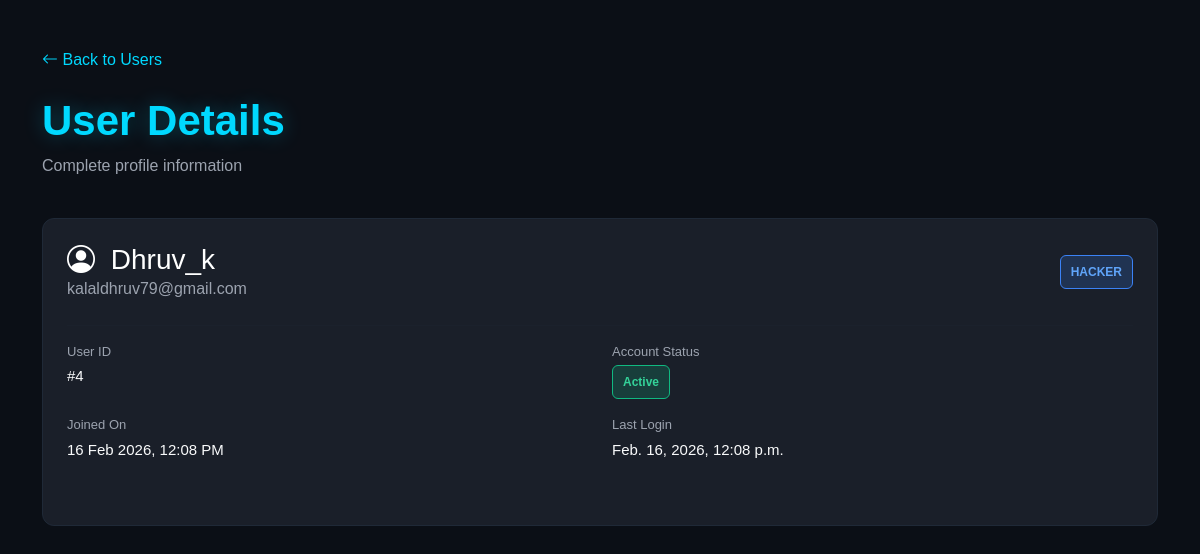
/Root/Manage_users/4/ (signed in), run on an earlier commit of the app's database.
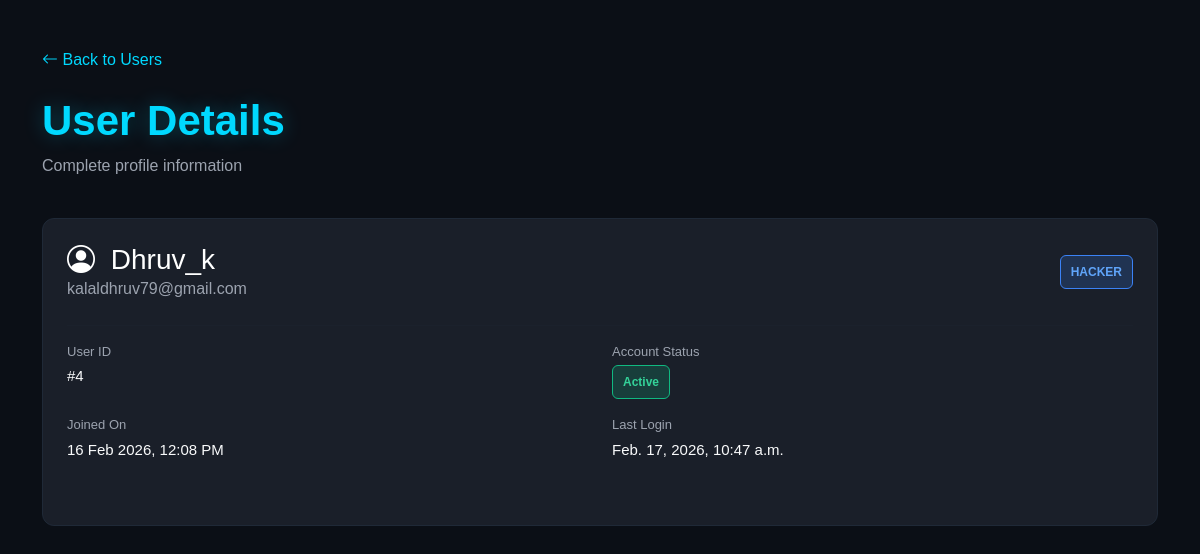
And on a later commit of the database.
### app1/models.py (models this page shows, shortened)
class User(AbstractUser):
    username = models.CharField(unique=True,max_length=50)
    email = models.EmailField(unique=True)
    role = models.ForeignKey('Role', on_delete=models.CASCADE, null=True, blank=True)
    date_created = models.DateTimeField(default=timezone.now)
    is_active = models.BooleanField(default=True)
    USERNAME_FIELD = 'email'
    REQUIRED_FIELDS = ["username"]
    objects = CustomUserManager()  # ✅ Use our new manager here
    groups = models.ManyToManyField(
        Group,
        related_name="custom_user_groups",
        blank=True
    )
    user_permissions = models.ManyToManyField(
        Permission,
        related_name="custom_user_permissions",
        blank=True
    )

### app2/views.py (the view)
# urls.py: path("Manage_users/<int:user_id>/", views.admin_view_user, name="admin_view_user"),
@login_required(login_url='/Root/admin_login')
def admin_view_user(request, user_id):
    user = get_object_or_404(User, id=user_id)
    return render(request, "user-detail.html", {"view_user": user})

### templates/user-detail.html (shortened to what this page needs)
<!DOCTYPE html>
<html lang="en">
<head>
    {% load static %}
    <link href="https://cdn.jsdelivr.net/npm/bootstrap@5.3.2/dist/css/bootstrap.min.css" rel="stylesheet">
    <link rel="stylesheet" href="https://cdn.jsdelivr.net/npm/bootstrap-icons@1.11.1/font/bootstrap-icons.min.css">
    <link rel="stylesheet" href="{% static 'css/styles.css' %}">
    <link rel="stylesheet" href="{% static 'css/admin.css' %}">
</head>
<body>
<main class="container my-5">
    <a href="{% url 'manage_users' %}" class="text-cyan back-link">
        <i class="bi bi-arrow-left"></i> Back to Users
    </a>
    <h1 class="page-title">User Details</h1>
    <p class="page-subtitle">Complete profile information</p>
    <div class="card-dark p-4">
        <div class="d-flex justify-content-between align-items-center mb-4">
            <div>
                <h3 style="margin:0;">
                    <i class="bi bi-person-circle me-2"></i>
                    {{ view_user.username }}
                </h3>
                <span class="text-gray">{{ view_user.email }}</span>
            </div>
            {% if view_user.role.name == "ADMIN" %}
                <span class="badge badge-danger">ADMIN</span>
            {% elif view_user.role.name == "HACKER" %}
                <span class="badge badge-info">HACKER</span>
            {% elif view_user.role.name == "BUSINESS" %}
                <span class="badge badge-warning">BUSINESS</span>
            {% endif %}
        </div>
        <hr style="border-color:#1f2937">
        <div class="row mb-4">
            <div class="col-md-6 mb-3">
                <div class="detail-label">User ID</div>
                <div class="detail-value">#{{ view_user.id }}</div>
            </div>
            <div class="col-md-6 mb-3">
                <div class="detail-label">Account Status</div>
                <div class="detail-value">
                    {% if view_user.is_active %}
                        <span class="badge badge-resolved">Active</span>
                    {% else %}
                        <span class="badge badge-danger">Inactive</span>
                    {% endif %}
                </div>
            </div>
            <div class="col-md-6 mb-3">
                <div class="detail-label">Joined On</div>
                <div class="detail-value">{{ view_user.date_created|date:"d M Y, h:i A" }}</div>
            </div>
            <div class="col-md-6 mb-3">
                <div class="detail-label">Last Login</div>
                <div class="detail-value">
                    {{ view_user.last_login|default:"Never" }}
                </div>
            </div>
        </div>
    </div>
</main>
</body>
</html>

What changed in the data, as far as the page shows it:
changed User "Dhruv_k": last_login "Feb. 16, 2026, 12:08 p.m." → "Feb. 17, 2026, 10:47 a.m."
